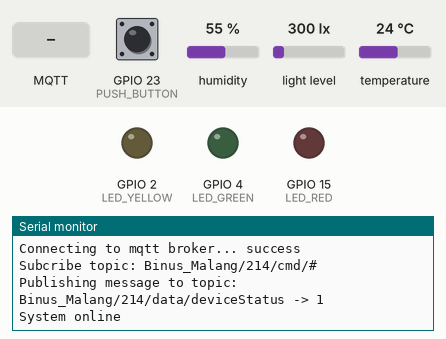
Simulated run of this program. Board: ESP32. On the bench: output pins drawn as LEDs (lit = HIGH), the last lines printed to the serial monitor. The inputs (shaded band) are chosen by the test bench; at power-on: GPIO 23 (PUSH_BUTTON) HIGH, humidity 55 %, light level 300 lx, temperature 24 °C. WiFi joins after 1.5 s; servers stay silent unless stated; no MQTT or app messages arrive unless stated.

Above: at 2.7 s.
2.8 s: MQTT message "0" arrives on the first subscribed topic
At 3.3 s:
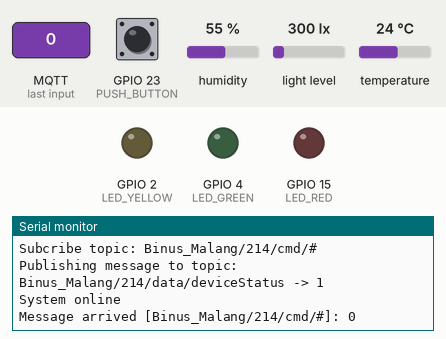
6.5 s: MQTT message "on" arrives on the first subscribed topic
At 7.3 s:
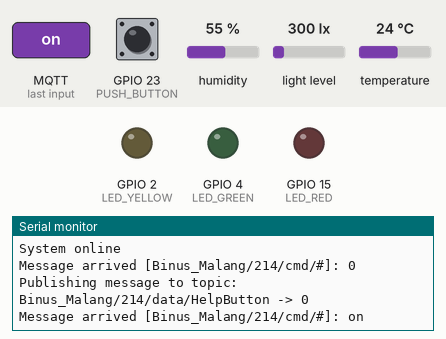
11.5 s: MQTT message "off" arrives on the first subscribed topic
At 12.3 s:
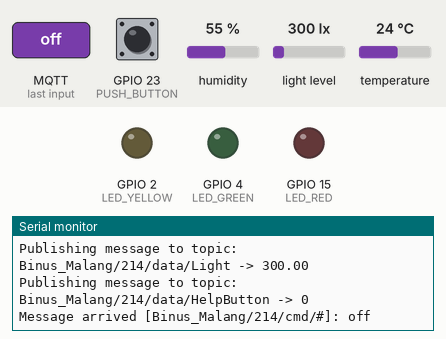
13.0 s: GPIO 23 (PUSH_BUTTON) pulled LOW for 3.2 s
At 16.1 s:
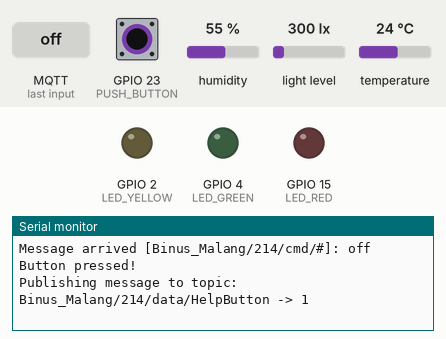

Measured:
- after the input at 2.8 s, the serial monitor: prints a new line at once (image 1)
- after the input at 6.5 s, the serial monitor: prints a new line at once (image 2)
- after the input at 11.5 s, the serial monitor: prints a new line at once (image 3)
- after the input at 13.0 s, the serial monitor: prints a new line after 2.0 s (image 4)

The program:

main.cpp
```cpp
#include <Arduino.h>
#include <DHTesp.h>
#include <BH1750.h>
#include <WiFi.h>
#include <PubSubClient.h>
#include "devices.h"

#define WIFI_SSID "XXX" // ganti dengan SSID masing-masing
#define WIFI_PASSWORD "XXX" // ganti dengan password masing-masing

#define MQTT_BROKER  "broker.emqx.io"

#define MQTT_TOPIC_PUBLISH_DEVICE_STATUS  "Binus_Malang/214/data/deviceStatus"
#define MQTT_TOPIC_PUBLISH_TEMP           "Binus_Malang/214/data/Temperature"
#define MQTT_TOPIC_PUBLISH_HUM            "Binus_Malang/214/data/Humidity"
#define MQTT_TOPIC_PUBLISH_LIGHT          "Binus_Malang/214/data/Light"
#define MQTT_TOPIC_PUBLISH_HELP_BUTTON    "Binus_Malang/214/data/HelpButton"

#define MQTT_TOPIC_SUBSCRIBE              "Binus_Malang/214/cmd/#"
#define MQTT_TOPIC_CMD_LED_RED            "Binus_Malang/214/cmd/LedRed"
#define MQTT_TOPIC_CMD_LED_GREEN          "Binus_Malang/214/cmd/LedGreen"

DHTesp dht;
BH1750 lightMeter;
WiFiClient espClient;
PubSubClient mqtt(espClient);

void WifiConnect()
{
  WiFi.mode(WIFI_STA);
  WiFi.begin(WIFI_SSID, WIFI_PASSWORD);
  while (WiFi.waitForConnectResult() != WL_CONNECTED) {
    Serial.println("Connection Failed! Rebooting...");
    delay(5000);
    ESP.restart();
  }
  Serial.print("System connected with IP address: ");
  Serial.println(WiFi.localIP());
  Serial.printf("RSSI: %d\n", WiFi.RSSI());
}

void mqttCommandRecv(char* topic, byte* payload, unsigned int len) {
  Serial.print("Message arrived [");
  Serial.print(topic);
  Serial.print("]: ");
  Serial.write(payload, len);
  Serial.println();
  int nLed = 0;
  if (strcmp(topic, MQTT_TOPIC_CMD_LED_RED)==0)
    nLed = LED_RED;

  if (strcmp(topic, MQTT_TOPIC_CMD_LED_GREEN)==0)
    nLed = LED_GREEN;

  int nLedStatus = payload[0] - '0';
  if (nLed>0)
    digitalWrite(nLed, nLedStatus);
}

void mqttPublish(const char* szTopic, const char* szMessage)
{
  Serial.printf("Publishing message to topic: %s -> %s\n", szTopic, szMessage);
  mqtt.publish(szTopic, szMessage);
}

boolean mqttConnect() {
  char g_szDeviceId[30];
  sprintf(g_szDeviceId, "esp32_%08X",(uint32_t)ESP.getEfuseMac());
  mqtt.setServer(MQTT_BROKER, 1883);
  mqtt.setCallback(mqttCommandRecv);
  Serial.printf("Connecting to %s clientId: %s\n", MQTT_BROKER, g_szDeviceId);

  boolean fMqttConnected = false;
  for (int i=0; i<3 && !fMqttConnected; i++) {
    Serial.print("Connecting to mqtt broker...");
    fMqttConnected = mqtt.connect(g_szDeviceId);
    if (fMqttConnected == false) {
      Serial.print(" fail, rc=");
      Serial.println(mqtt.state());
      delay(1000);
    }
  }

  if (fMqttConnected)
  {
    Serial.println(" success");
    mqtt.subscribe(MQTT_TOPIC_SUBSCRIBE);
    Serial.printf("Subcribe topic: %s\n", MQTT_TOPIC_SUBSCRIBE);
    mqttPublish(MQTT_TOPIC_PUBLISH_DEVICE_STATUS, "1");
  }
  return mqtt.connected();
}

void setup() {
  Serial.begin(115200);
  pinMode(LED_BUILTIN, OUTPUT);
  pinMode(LED_RED, OUTPUT);
  pinMode(LED_GREEN, OUTPUT);
  pinMode(LED_YELLOW, OUTPUT);
  dht.setup(DHT_PIN, DHTesp::DHT11);
  pinMode(PUSH_BUTTON, INPUT_PULLUP);
  Wire.begin();
  lightMeter.begin();
  WifiConnect();
  mqttConnect();
  Serial.println("System online");
}

unsigned long nTimerHelpButton = 0;
unsigned long nTimerSendData = 0;
void loop() {
  unsigned long nNow;

  mqtt.loop();
  nNow = millis();
  if ((nNow - nTimerHelpButton)>5000) // tiap 5 detik lakukan:
  {
    nTimerHelpButton = nNow;
    if (digitalRead(PUSH_BUTTON)==LOW)
    {
      Serial.println("Button pressed!");
      mqttPublish(MQTT_TOPIC_PUBLISH_HELP_BUTTON, "1");
    }
    else
    {
      mqttPublish(MQTT_TOPIC_PUBLISH_HELP_BUTTON, "0");
    }
  }

  nNow = millis();
  if (nNow - nTimerSendData>10000) // tiap 10 detik lakukan:
  {
    // digitalWrite(LED_BUILTIN, HIGH);
    nTimerSendData = nNow;
    Serial.println("Send Data to MQTT Broker");

    float fHumidity = dht.getHumidity();
    float fTemperature = dht.getTemperature();
    float lux = lightMeter.readLightLevel();
    Serial.printf("Humidity: %.2f, Temperature: %.2f, Light: %.2f \n",
        fHumidity, fTemperature, lux);
    mqttPublish(MQTT_TOPIC_PUBLISH_TEMP, String(fTemperature).c_str());
    mqttPublish(MQTT_TOPIC_PUBLISH_HUM, String(fHumidity).c_str());
    mqttPublish(MQTT_TOPIC_PUBLISH_LIGHT, String(lux).c_str());
    // digitalWrite(LED_BUILTIN, LOW);
  }
}
```

devices.h
```cpp
#define LED_RED 15
#define LED_YELLOW 2 // LED_BUILTIN
#define LED_GREEN 4
#define DHT_PIN 5
#define PUSH_BUTTON 23
#define SDA_PIN 21
#define SCL_PIN 22
```
